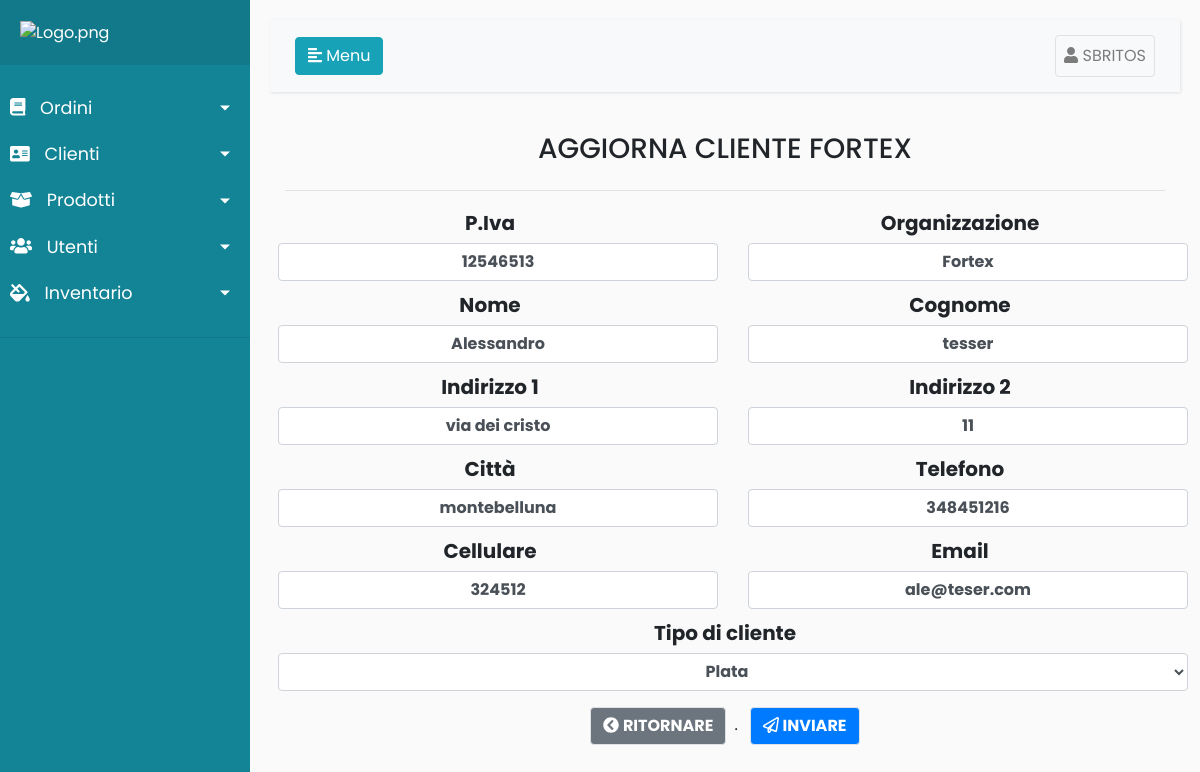
Page /Clientes/update/12546513 (signed in) on the committed database.
### Register/models.py (models this page shows)
class Usuarios(AbstractUser):
	telefono = models.CharField(max_length=20,null=True, verbose_name='Teléfono',blank=False)
	class Meta:
		permissions = (('Administrador', 'Administrador'),
					   ('Encargado','Encargado'),
					   ('Pintor','Pintor'),
					   ('Montaje','Montaje'),
					   ('Calidad1','Calidad1'),
					   ('Secretaria','Secretaria'),
					   ('Stock','Stock'),
					   )

### Clientes/models.py (models this page shows, shortened)
class Clientes(models.Model):
	TIPO_CLIENTE = (
		('Oro','Oro'),
		('Plata','Plata'),
		('Bronce','Bronce'),
		)
	rut = models.IntegerField(primary_key=True,blank=False,null=False)
	nombre_organizacion = models.CharField(max_length=50,blank=False,null=False)
	nombre = models.CharField(max_length=50, blank=False,null=False)
	apellido = models.CharField(max_length=50,blank=False,null=False)
	direccion1 = models.CharField(max_length=150,blank=True,null=False)
	direccion2 = models.CharField(max_length=150, blank=True,null=False)
	ciudad = models.CharField(max_length=20,blank=True,null=False)
	telefono = models.CharField(max_length=20,blank=True,null=False)
	celular = models.CharField(max_length=20,blank=True,null=False)
	email = models.EmailField(max_length=254, blank=True,null=False)
	tipo_cliente = models.CharField(max_length=10,choices=TIPO_CLIENTE,null=False)
	usuarios = models.ForeignKey(settings.AUTH_USER_MODEL,null=True, verbose_name=("Creado por "),on_delete=models.CASCADE)
	history = HistoricalRecords()

### Clientes/views.py (the view, shortened to what this page needs)
# urls.py: path('Clientes/update/<int:pk>',login_required(UpdateClientesView.as_view()),name='updateClientes'),
class UpdateClientesView(SuccessMessageMixin,UpdateView):
	form_class = ClientesForm
	model = Clientes
	template_name = 'clientes/update.html'

### Clientes/forms.py
class ClientesForm(forms.ModelForm):
	class Meta:
		model = Clientes
		fields = ['rut','nombre_organizacion','nombre','apellido','direccion1','direccion2','ciudad','telefono','celular','email','tipo_cliente']

### Clientes/templates/clientes/update.html (shortened to what this page needs)
{%extends 'register/index.html'%}
{%load static%}
{% load widget_tweaks %}
{%block head%}
<link rel="stylesheet" href="//code.jquery.com/ui/1.12.1/themes/base/jquery-ui.css">
{%endblock%}
{%block content%}
{% if perms.Register.Administrador or perms.Register.Encargado or perms.Register.Secretaria %}
<div class="container">
    <div class="d-flex justify-content-center">
        <h3>AGGIORNA CLIENTE {{object.nombre_organizacion|upper}}</h3>
    </div>
    <hr>
</div>
<form method="POST">
    <div class="row">
        <div class="col">
            <div class="container-fluid text-center" style="margin-bottom: -1rem">
                <label for="asignado" class="mt-1"><h5><strong>P.Iva</strong></h5></label>
            </div>
            {{form.rut|attr:"placeholder:P.Iva"|add_class:"form-control font-weight-bold rounded-pill m-2 text-center"}}
        </div>
        <div class="col">
            <div class="container-fluid text-center"style="margin-bottom: -1rem">
                <label for="nombre_organizacion" class="mt-1"><h5><strong>Organizzazione</strong></h5></label>
            </div>
            {{form.nombre_organizacion|attr:"placeholder:Nome organizzazione"|add_class:"form-control font-weight-bold rounded-pill m-2 text-center"}}
        </div>
    </div>
    <div class="row">
        <div class="col">
            <div class="container-fluid text-center" style="margin-bottom: -1rem">
                <label for="nombre" class="mt-1"><h5><strong>Nome</strong></h5></label>
            </div>
            {{form.nombre|attr:"placeholder:Nome"|add_class:"form-control font-weight-bold rounded-pill m-2 text-center"}}
        </div>
        <div class="col">
            <div class="container-fluid text-center"style="margin-bottom: -1rem">
                <label for="apellido" class="mt-1"><h5><strong>Cognome</strong></h5></label>
            </div>
            {{form.apellido|attr:"placeholder:Cognome"|add_class:"form-control font-weight-bold rounded-pill m-2 text-center"}}
        </div>
    </div>
    <div class="row">
        <div class="col">
            <div class="container-fluid text-center" style="margin-bottom: -1rem">
                <label for="asignado" class="mt-1"><h5><strong>Indirizzo 1</strong></h5></label>
            </div>
            {{form.direccion1|attr:"placeholder:Indirizzo 1"|add_class:"form-control font-weight-bold rounded-pill m-2 text-center"}}
        </div>
        <div class="col">
            <div class="container-fluid text-center"style="margin-bottom: -1rem">
                <label for="direccion2" class="mt-1"><h5><strong>Indirizzo 2</strong></h5></label>
            </div>
            {{form.direccion2|attr:"placeholder:Indirizzo 2"|add_class:"form-control font-weight-bold rounded-pill m-2 text-center"}}
        </div>
    </div>
        <div class="row">
        <div class="col">
            <div class="container-fluid text-center" style="margin-bottom: -1rem">
                <label for="ciudad" class="mt-1"><h5><strong>Città</strong></h5></label>
            </div>
            {{form.ciudad|attr:"placeholder:Città"|add_class:"form-control font-weight-bold rounded-pill m-2 text-center"}}
        </div>
        <div class="col">
            <div class="container-fluid text-center"style="margin-bottom: -1rem">
                <label for="telefono" class="mt-1"><h5><strong>Telefono</strong></h5></label>
            </div>
            {{form.telefono|attr:"placeholder:Telefono"|add_class:"form-control font-weight-bold rounded-pill m-2 text-center"}}
        </div>
    </div>
        <div class="row">
        <div class="col">
            <div class="container-fluid text-center" style="margin-bottom: -1rem">
                <label for="celular" class="mt-1"><h5><strong>Cellulare</strong></h5></label>
            </div>
            {{form.celular|attr:"placeholder:Cellulare"|add_class:"form-control font-weight-bold rounded-pill m-2 text-center"}}
        </div>
        <div class="col">
            <div class="container-fluid text-center"style="margin-bottom: -1rem">
                <label for="email" class="mt-1"><h5><strong>Email</strong></h5></label>
            </div>
            {{form.email|attr:"placeholder:Email"|add_class:"form-control font-weight-bold rounded-pill m-2 text-center"}}
        </div>
    </div>
        <div class="row">
        <div class="col">
            <div class="container-fluid text-center" style="margin-bottom: -1rem">
                <label for="tipo_cliente" class="mt-1"><h5><strong>Tipo di cliente</strong></h5></label>
            </div>
            {{form.tipo_cliente|attr:"placeholder:Tipo di cliente"|add_class:"form-control font-weight-bold rounded-pill m-2 text-center"}}
        </div>
    </div>
    <div class="container-fluid text-center">
        <a href="javascript:history.back(-1);"
           class="btn btn-secondary border m-2 rounded-pill" id="jamaica"><strong><i ID="japon" class="fas fa-chevron-circle-left"></i> RITORNARE</strong></a>.
        <button type="submit" id="jamaica2" class="btn btn-primary m-2 rounded-pill border"><strong><i id="japon2" class="far fa-paper-plane"></i> INVIARE</strong></button>
    </div>
</form>
{%endif%}
{%endblock%}

### Register/templates/register/index.html (shortened to what this page needs)
<!DOCTYPE html>
<html>
<head>
    <link rel="stylesheet" href="https://stackpath.bootstrapcdn.com/bootstrap/4.1.0/css/bootstrap.min.css"
>
    <link rel="stylesheet" href="https://ajax.googleapis.com/ajax/libs/jquerymobile/1.4.5/jquery.mobile.min.css">
    {%block head%}{%endblock%}
</head>
<body>
<div class="wrapper">
    <nav id="sidebar">
        <div class="sidebar-header" style="border-color:#fff;">
            <a href="{%url 'dashboard'%}"><img src="http://www.fortexsrl.it/wp-content/uploads/2013/05/logo1.png" width="100%"
                                                 alt="Logo.png"></a>
        </div>
        <ul class="list-unstyled components">
            <li class="">
                <a href="#homeSubmenu" data-toggle="collapse" aria-expanded="false" class="dropdown-toggle">
                    <i class="fas fa-book"></i>
                    Ordini
                </a>
            </li>
            <li>
                <a href="#pageClienti" data-toggle="collapse" aria-expanded="false" class="dropdown-toggle">
                    <i class="fas fa-address-card"></i>
                    Clienti
                </a>
                <a href="#pageSubmenu" data-toggle="collapse" aria-expanded="false" class="dropdown-toggle">
                    <i class="fas fa-box-open"></i>
                    Prodotti
                </a>
            </li>
            <li>
                <a href="#pageUtenti" data-toggle="collapse" aria-expanded="false" class="dropdown-toggle">
                    <i class="fas fa-users"></i>
                    Utenti
                </a>
            </li>
            <li>
                <a href="#pageInventario" data-toggle="collapse" aria-expanded="false" class="dropdown-toggle">
                    <i class="fas fa-fill-drip"></i>
                    Inventario
                </a>
            </li>
        </ul>
    </nav>
    <div id="content">
        <nav class="navbar navbar-expand-lg navbar-light bg-light">
            <div class="container-fluid">
                <button type="button" id="sidebarCollapse" class="btn btn-info">
                    <i class="fas fa-align-left"></i>
                    <span>Menu</span>
                </button>
                <div class="collapse navbar-collapse" id="navbarSupportedContent">
                    <ul class="nav navbar-nav ml-auto">
                        <li class="nav-item">
                            <a href="#pageInventario1" data-toggle="collapse" style="background:None;"
                               aria-expanded="true"
                               class=" nav-link dropdown border rounded ">
                                <i class="fas fa-user"></i>
                                {{user|upper}}
                            </a>
                        </li>
                    </ul>
                </div>
            </div>
        </nav>
        {%block content%}{%endblock%}
    </div>
</div>
</body>
</html>

### Register/templates/register/index.html (style rules this page uses)
body { font-family: 'Poppins', sans-serif; background: #fafafa; }
a, a:hover, a:focus { color: inherit; text-decoration: none; transition: all 0.3s; }
.navbar { padding: 15px 10px; background: #fff; border: none; border-radius: 0; margin-bottom: 40px; box-shadow: 1px 1px 3px rgba(0, 0, 0, 0.1); }
i, span { display: inline-block; }
.wrapper { display: flex; align-items: stretch; }
#sidebar { min-width: 250px; max-width: 250px; background: #138496; color: #fff; transition: all 0.3s; }
#sidebar ul li a { text-align: left; }
#sidebar .sidebar-header { padding: 20px; background: #11798a; }
#sidebar ul.components { padding: 20px 0; border-bottom: 1px solid #11798a; }
#sidebar ul li a { padding: 10px; font-size: 1.1em; display: block; }
#sidebar ul li a i { margin-right: 10px; }
#sidebar ul li.active > a, a[aria-expanded="true"] { color: #fff; background: #138496; }
a[data-toggle="collapse"] { position: relative; }
.dropdown-toggle::after { display: block; position: absolute; top: 50%; right: 20px; transform: translateY(-50%); }
#content { width: 100%; padding: 20px; min-height: 100vh; transition: all 0.3s; }

### Clientes/templates/clientes/update.html (style rules this page uses)
input[type=number] { -moz-appearance: textfield; }

### rows in the picture
Usuarios: username "SBRITOS"
Clientes: nombre_organizacion "FORTEX", rut "12546513", nombre_organizacion "Fortex", nombre "Alessandro", apellido "tesser", direccion1 "via dei cristo", direccion2 "11", ciudad "montebelluna", telefono "348451216", celular "324512", email "ale@teser.com", tipo_cliente "Plata"
